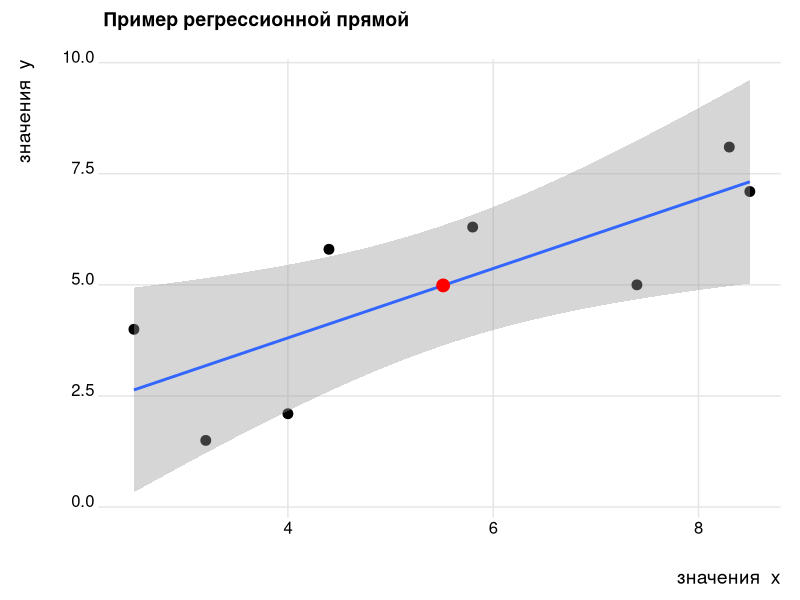

Source code (R):
# библиотека для двумерной визуализации данных
library(ggplot2)

# исходные векторы данных
x <- c(4.0,2.5,3.2,5.8,7.4,4.4,8.3,8.5)
y <- c(2.1,4.0,1.5,6.3,5.0,5.8,8.1,7.1)

# матрица данных
df <- data.frame(x, y)
# средние значения
x1 <- mean(x)
x2 <- mean(y)
# координаты средней точки
df_pt <- data.frame(x1, x2)

# изображение регрессионной прямой
ggplot(data = df, aes(x = x, y = y)) + 
  # точки из матрицы данных
  geom_point(size = 3) +
  # прямая
  geom_smooth(method = "lm") + 
  # центр
  geom_point(data = df_pt, aes(x = x1, y = x2), color = "red", size = 4) +
  # красивая тема
  ggridges::theme_ridges() + 
  # \n делает отступ строки в нужном месте
  xlab("\nзначения  x") + ylab("значения  y\n") +
  ggtitle("Пример регрессионной прямой\n")

# описание линейной модели
summary(lm(y ~ x))